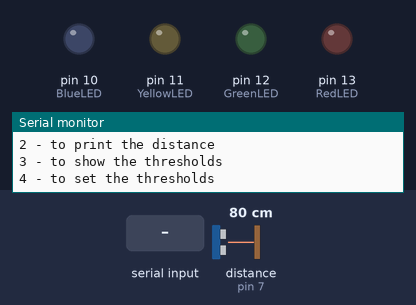
Simulated run of this sketch. Board: Arduino Uno, built with avr-gcc and run on an emulated ATmega328P. Parts: output pins drawn as LEDs (lit = HIGH), the last lines printed to the serial monitor. Inputs (shaded band) come from the test bench; at power-on: distance to the obstacle (sensor on pin 7) 80 cm. The echo pulse lasts 58.3 µs per cm; pins used as bus, display or sensor lines are not drawn.

Above: at 1.2 s.
1.3 s: "30,150\n" received over Serial
At 2.1 s:
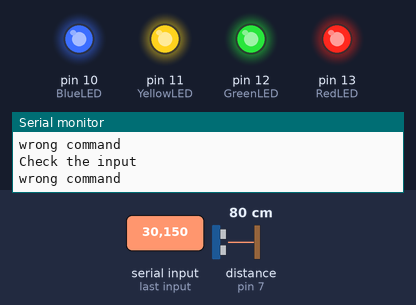
2.9 s: distance to the obstacle (sensor on pin 7) set to 94 cm
4.4 s: distance to the obstacle (sensor on pin 7) set to 102 cm
At 5.7 s:
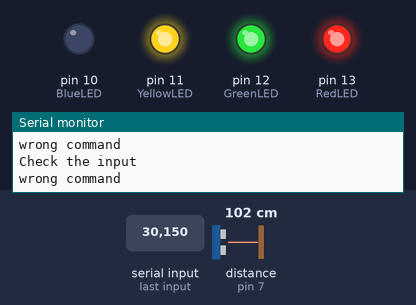
6.0 s: distance to the obstacle (sensor on pin 7) set to 2 cm
At 6.5 s:
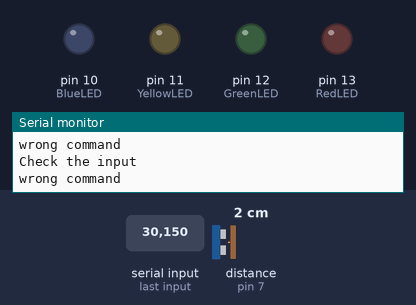
7.6 s: distance to the obstacle (sensor on pin 7) set to 45 cm
9.1 s: distance to the obstacle (sensor on pin 7) set to 55 cm
At 9.9 s:
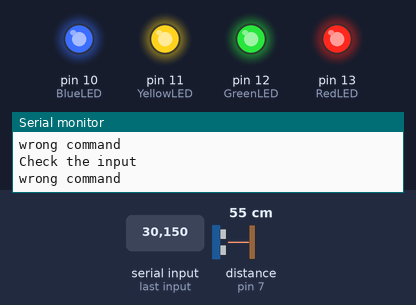
Timing chart, 0 to 11.7 s (numbered marks = the images above; inputs shaded):
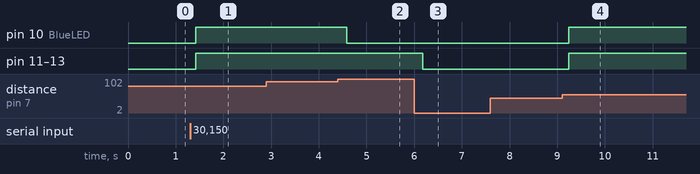

The sketch:

ud_pract6_code.ino
```cpp
//------------------------------------------
// Определение пинов

#define Trig 8
#define Echo 7
#define RedLED 13
#define GreenLED 12
#define YellowLED 11
#define BlueLED 10

// -----------------------------------------
// Начальные значения

double distance;
double x = 250;
double y = 50;
int a = 200;
int b = 150;
int c = 100;
int com_0 = 0, com_1 = 0, com_2 = 0;

// -----------------------------------------
// Настройка, приветствие и команды

void setup() 				{

  Serial.begin (115200);
  pinMode(Trig, OUTPUT);
  pinMode(Echo, INPUT);
  pinMode(GreenLED, OUTPUT);
  pinMode(YellowLED, OUTPUT);
  pinMode(RedLED, OUTPUT);
  pinMode(BlueLED, OUTPUT);
  Serial.println("Hello there!");
  Serial.println("You can use commands!");
  Serial.println("List:");
  Serial.println("1 - to start or pause");      // старт/пауза системы
  Serial.println("2 - to print the distance");  // вывод дистанции
  Serial.println("3 - to show the thresholds"); // вывод порогов
  Serial.println("4 - to set the thresholds");  // изменение порогов
							}

// -----------------------------------------
// Определение дистанции

void dist() 				{

  int duration;
  digitalWrite(Trig, LOW);
  delayMicroseconds(2);
  digitalWrite(Trig, HIGH);
  delayMicroseconds(10);
  digitalWrite(Trig, LOW);
  duration = pulseIn(Echo, HIGH);
  distance = duration / 58;
							}

// -----------------------------------------
// Вывод дистанции

void distfeed()		   		{

  while (com_1)				{
  Serial.print("Distance: ");
  Serial.print(distance);
  Serial.println(" cm");
  delay(500);
  break;
  							}}

// -----------------------------------------
// Мигание светодиодами

void blink() 				{

  while (com_0) 			{
    if (distance < y || distance > x){
    digitalWrite(BlueLED, LOW);
    digitalWrite(GreenLED, LOW);
    digitalWrite(YellowLED,LOW);
    digitalWrite(RedLED,LOW);
      distfeed();
    dist();
    break;
							}
    if (distance < c){
    digitalWrite(RedLED, HIGH);
    digitalWrite(GreenLED, HIGH);
    digitalWrite(YellowLED,HIGH);
    digitalWrite(BlueLED,HIGH);
      distfeed();
    dist();
    break;
							}

    if (distance < b)   	{
    digitalWrite(RedLED, HIGH);
    digitalWrite(GreenLED, HIGH);
    digitalWrite(YellowLED,HIGH);
    digitalWrite(BlueLED,LOW);
      distfeed();
    dist();
    break;
  							}

    if (distance < a) 		{
    digitalWrite(RedLED, HIGH);
    digitalWrite(GreenLED, HIGH);
    digitalWrite(YellowLED,LOW);
    digitalWrite(BlueLED,LOW);
      distfeed();
    dist();
    break;
							}

    if (distance < x)  		{
    digitalWrite(RedLED,HIGH);
    digitalWrite(GreenLED,LOW);
    digitalWrite(YellowLED,LOW);
    digitalWrite(BlueLED,LOW);
      distfeed();
    dist();
    break;
  							}}}

// -----------------------------------------
// Вывод пороговых значений

void porog_print()			{

  	Serial.print("Far threshold: ");
    Serial.println(x);
    Serial.print("Nigh threshold: ");
    Serial.println(y);
							}

// -----------------------------------------
// Настройка пороговых значений

void porog_change()			{

  	char in[10];
  	int x_t, y_t;
	Serial.println("Type the new x");
  	int i = 0;
  	while(true)				{

	if(Serial.available())	{
  	for (i = 0; i < 4; i++)	{
  	in[i] = Serial.read();
  	delay(10);
    						}
 	x_t = atoi(in);
    if (1 < x_t < 300) 			{
  	Serial.print("New far threshold: ");
    x = x_t; Serial.println(x);
    						}
    else 					{
    Serial.println("Check the input");
    						}
  	break;
  							}}

  	Serial.println("Type the new y");
  	while(true)				{

	if(Serial.available())	{
  	for (i = 0; i < 4; i++)	{
  	in[i] = Serial.read();
  	delay(10);
    						}
 	y_t = atoi(in);
    if (0 <= y_t < x) 			{
  	Serial.print("New nigh threshold: ");
    y = y_t; Serial.println(y);
    						}
    else 					{
    Serial.println("Check the input");
    						}
  	break;
  							}}
  	a = y + (x-y)*0.75;
    b = y + (x-y)*0.5;
    c = y + (x-y)*0.25;
							}

// -----------------------------------------
// Изменение командных чисел

void com_num()				{

int i, command;
while(Serial.available()) 	{
  	char in[10];
    for (i = 0; i < 1; i++)	{
    in[i] = Serial.read();
    if (in[i] < 48 || in[i] > 50)
    						{
    	Serial.println("wrong command");
    	break;
    						}}
	command = atoi(in);
	if(command > 3) 		{
    	Serial.println("Check the input");
    	break;
							}
	switch(command)			{
  	case 1: if(com_0 == 1)
    		{com_0 = 0; Serial.println("System paused");}
			else
            {com_0 = 1; Serial.println("System is working");}
			break;
    case 2: if(com_1 == 1)
    		{com_1 = 0; Serial.println("Distance data paused");}
			else
            {com_1 = 1; Serial.println("Distance data resumed");}
			break;
	case 3: Serial.println("-- Thresholds -- ");
      		porog_print();
			break;
	case 4: Serial.println("-- Setting the thresholds -- ");
      		porog_change();
			break;
        					}}}

// -----------------------------------------
// Основная часть

void loop() 				{

  	com_num();
  	blink();
  	delay(100);
							}
```

Measured:
- the behaviour switches between 99 and 100 cm on distance to the obstacle (sensor on pin 7) (found by bisection; images 1 and 2)
- the behaviour switches between 49 and 50 cm on distance to the obstacle (sensor on pin 7) (found by bisection; images 3 and 4)
- after the input at 1.3 s, pin 10 (BlueLED), pin 11 (YellowLED), pin 12 (GreenLED), pin 13 (RedLED): LOW → HIGH after 0.12 s
- after the input at 2.9 s, every drawn part: stays the same
- after the input at 4.4 s, pin 10 (BlueLED): HIGH → LOW after 0.19 s
- after the input at 6.0 s, pin 11 (YellowLED), pin 12 (GreenLED), pin 13 (RedLED): HIGH → LOW after 0.18 s
- after the input at 7.6 s, every drawn part: stays the same
- after the input at 9.1 s, pin 10 (BlueLED), pin 11 (YellowLED), pin 12 (GreenLED), pin 13 (RedLED): LOW → HIGH after 0.14 s
